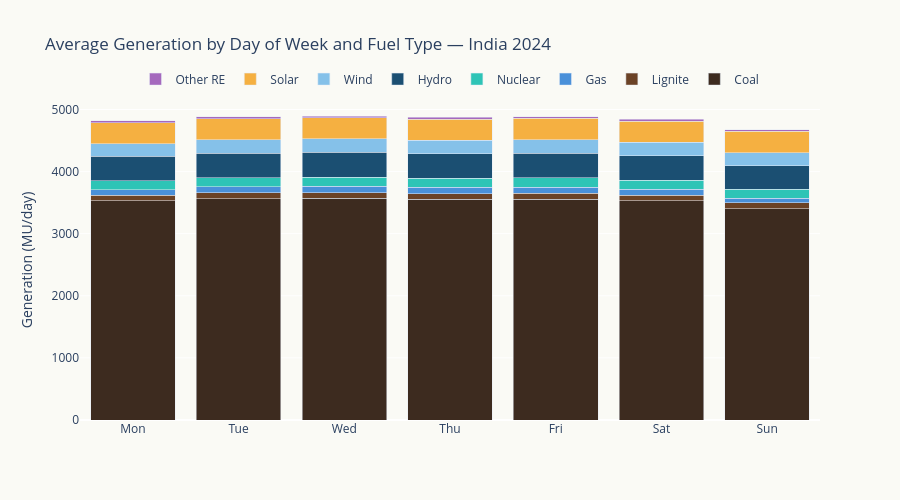

Here is the notebook cell this chart was saved with:
### Markdown cell above
## 2. Day-of-Week by Fuel Type

### Code cell
dow_fuel = df24.groupby('dow')[fuel_cols].mean()
dow_fuel.index = dow_order

fig = go.Figure()
for col, label in zip(fuel_cols, ['Coal','Lignite','Gas','Nuclear','Hydro','Wind','Solar','Other RE']):
    fig.add_trace(go.Bar(
        x=dow_order, y=dow_fuel[col],
        name=label, marker_color=palette[col],
        hovertemplate=f'{label}: %{{y:.0f}} MU<extra></extra>',
    ))

fig.update_layout(
    title='Average Generation by Day of Week and Fuel Type — India 2024',
    yaxis_title='Generation (MU/day)',
    barmode='stack',
    plot_bgcolor='#FAFAF5', paper_bgcolor='#FAFAF5',
    height=500,
    legend=dict(orientation='h', yanchor='bottom', y=1.02, x=0.5, xanchor='center'),
)
fig.show()

# Which fuel absorbs the weekend dip?
print('\nWeekend vs Weekday by fuel (who absorbs the dip?):')
for col, label in zip(fuel_cols, ['Coal','Lignite','Gas','Nuclear','Hydro','Wind','Solar','Other RE']):
    wd = df24[~df24['is_weekend']][col].mean()
    we = df24[df24['is_weekend']][col].mean()
    diff = we - wd
    print(f'  {label:10s}: weekday {wd:7.0f}, weekend {we:7.0f} ({diff:+6.0f} MU, {diff/wd*100:+5.1f}%)')

### Figure 1 — Plotly figure (JSON) as saved in the notebook; plotly's stock layout.template omitted (floating-point values rounded to 4 significant figures)
{"data": [{"hovertemplate": "Coal: %{y:.0f} MU<extra></extra>", "marker": {"color": "#3D2B1F"}, "name": "Coal", "type": "bar", "x": ["Mon", "Tue", "Wed", "Thu", "Fri", "Sat", "Sun"], "y": [3528.0, 3561.0, 3568.0, 3551.0, 3558.0, 3529.0, 3406.0]}, {"hovertemplate": "Lignite: %{y:.0f} MU<extra></extra>", "marker": {"color": "#6B4226"}, "name": "Lignite", "type": "bar", "x": ["Mon", "Tue", "Wed", "Thu", "Fri", "Sat", "Sun"], "y": [94.05, 94.68, 95.21, 94.44, 93.86, 92.71, 91.93]}, {"hovertemplate": "Gas: %{y:.0f} MU<extra></extra>", "marker": {"color": "#4A90D9"}, "name": "Gas", "type": "bar", "x": ["Mon", "Tue", "Wed", "Thu", "Fri", "Sat", "Sun"], "y": [86.2, 99.48, 100.2, 99.3, 97.27, 91.13, 74.06]}, {"hovertemplate": "Nuclear: %{y:.0f} MU<extra></extra>", "marker": {"color": "#2EC4B6"}, "name": "Nuclear", "type": "bar", "x": ["Mon", "Tue", "Wed", "Thu", "Fri", "Sat", "Sun"], "y": [147.2, 146.9, 147.7, 147.3, 148.3, 148.3, 148.0]}, {"hovertemplate": "Hydro: %{y:.0f} MU<extra></extra>", "marker": {"color": "#1B4F72"}, "name": "Hydro", "type": "bar", "x": ["Mon", "Tue", "Wed", "Thu", "Fri", "Sat", "Sun"], "y": [389.9, 394.9, 396.9, 395.9, 395.4, 392.1, 375.8]}, {"hovertemplate": "Wind: %{y:.0f} MU<extra></extra>", "marker": {"color": "#85C1E9"}, "name": "Wind", "type": "bar", "x": ["Mon", "Tue", "Wed", "Thu", "Fri", "Sat", "Sun"], "y": [204.5, 213.1, 218.3, 216.9, 224.0, 219.9, 210.6]}, {"hovertemplate": "Solar: %{y:.0f} MU<extra></extra>", "marker": {"color": "#F5B041"}, "name": "Solar", "type": "bar", "x": ["Mon", "Tue", "Wed", "Thu", "Fri", "Sat", "Sun"], "y": [339.6, 344.2, 342.5, 342.0, 338.7, 339.5, 341.5]}, {"hovertemplate": "Other RE: %{y:.0f} MU<extra></extra>", "marker": {"color": "#A569BD"}, "name": "Other RE", "type": "bar", "x": ["Mon", "Tue", "Wed", "Thu", "Fri", "Sat", "Sun"], "y": [27.41, 27.41, 26.76, 26.63, 27.1, 27.64, 27.61]}], "layout": {"barmode": "stack", "height": 500, "legend": {"orientation": "h", "x": 0.5, "xanchor": "center", "y": 1.02, "yanchor": "bottom"}, "paper_bgcolor": "#FAFAF5", "plot_bgcolor": "#FAFAF5", "title": {"text": "Average Generation by Day of Week and Fuel Type — India 2024"}, "yaxis": {"title": {"text": "Generation (MU/day)"}}}}
